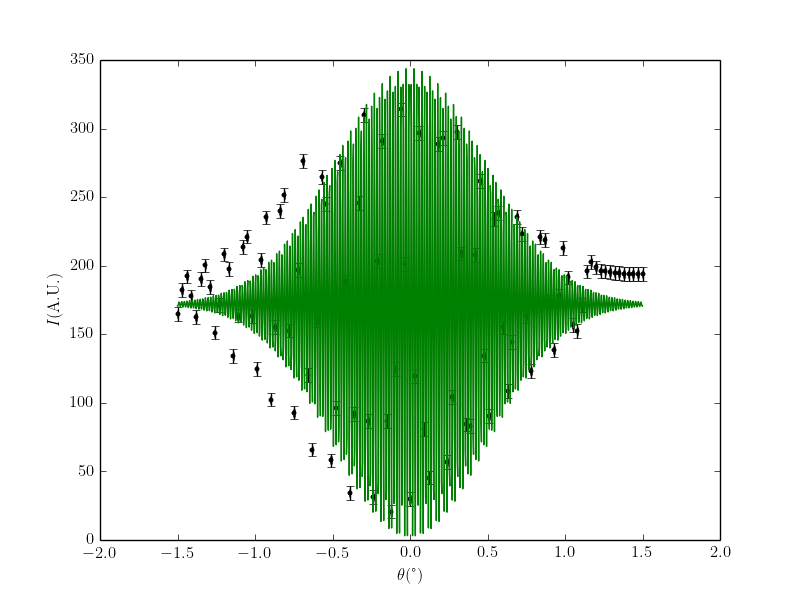

Here is the Python script that generated this plot:
import numpy as np
import matplotlib.pyplot as plt
from scipy.optimize import curve_fit

plt.rc("text", usetex = True)
plt.rc("text.latex", preamble = r"\usepackage[utf8]{inputenc} \usepackage{siunitx} \usepackage[version = 4]{mhchem} \usepackage{physics}")
plt.rc("font", **{"family": "serif", "serif": ["Computer Modern"]})

data = np.genfromtxt("DatosInterferencia_limpio.txt")

def I(theta, I_0, q, w):
	return I_0*(1+np.exp(-2*theta*theta/(w*w))*np.cos(2*q*theta+np.pi))/2

popt, pcov = curve_fit(I, data[:,0], data[:,1])
print(popt)

fig, ax = plt.subplots()

ax.errorbar(data[:,0], data[:,1], xerr = 0.005, yerr = 5, fmt = "o", c = "k", ms = 3)
ax.set_xlabel(r"$\theta(\si{\degree})$")
ax.set_ylabel(r"$I(\text{A.U.})$")

theta = np.linspace(-1.5,1.5,1000)
ax.plot(theta, I(theta, *popt))

fig.savefig("interferencia.png")
plt.close(fig)
